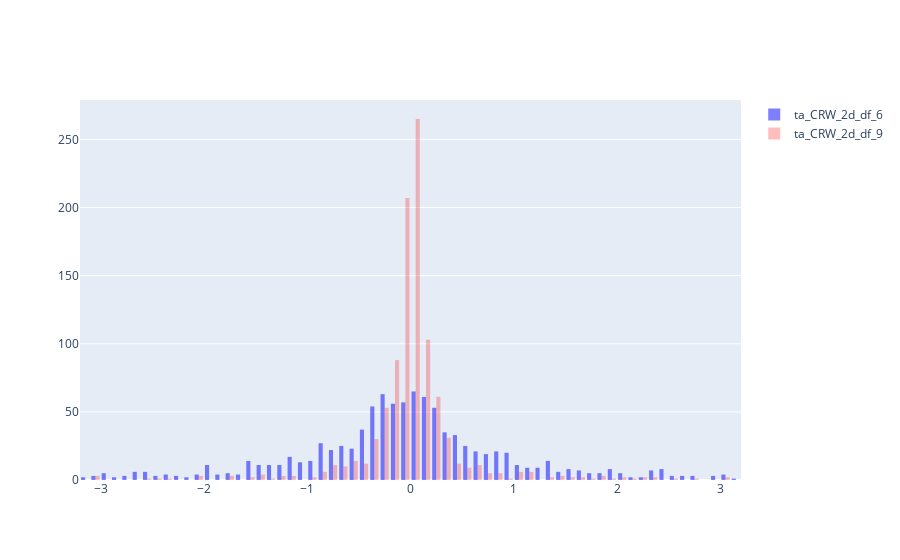

The cell this chart's notebook holds for it:
### Code cell
# Check documentation
# https://plotly.com/python/histograms/

# PLot histogram
fig_met_df_3 = go.Figure()

# Histogram turning angle CRW_2d_df_6
## start - Add your code here
fig_met_df_3.add_trace(go.Histogram(
    x=ta_CRW_2d_df_6['angle'],
    marker=dict(
        color='blue'
    ),
    opacity=0.5,
    name='ta_CRW_2d_df_6')
    )
## end - Add your code here


# Histogram turning angle CRW_2d_df_9
## start - Add your code here
fig_met_df_3.add_trace(go.Histogram(
    x=ta_CRW_2d_df_9['angle'],
    marker=dict(
        color='red'
    ),
    opacity=0.25,
    name='ta_CRW_2d_df_9')
)
## end - Add your code here

# Add origin distributions
## start - Add your code here

## end - Add your code here

fig_met_df_3.show()

### Figure 1 — Plotly figure (JSON) as saved in the notebook; plotly's stock layout.template omitted (floating-point values rounded to 4 significant figures; data arrays with more than 128 entries replaced by an {"elided": "..."} marker saying what was removed)
{"data": [{"marker": {"color": "blue"}, "name": "ta_CRW_2d_df_6", "opacity": 0.5, "type": "histogram", "x": {"elided": "998 float values"}}, {"marker": {"color": "red"}, "name": "ta_CRW_2d_df_9", "opacity": 0.25, "type": "histogram", "x": {"elided": "998 float values"}}], "layout": {}}
